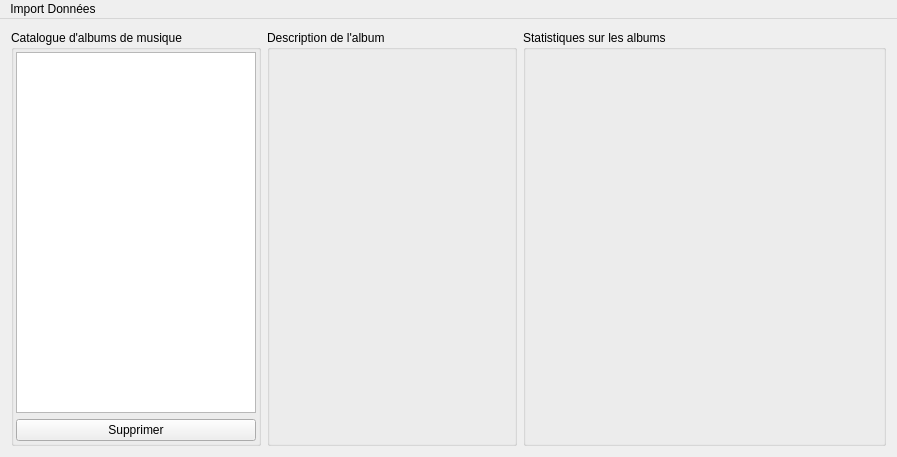
<?xml version="1.0" encoding="UTF-8"?>
<ui version="4.0">
 <class>CDthequeClass</class>
 <widget class="QMainWindow" name="CDthequeClass">
  <property name="geometry">
   <rect>
    <x>0</x>
    <y>0</y>
    <width>897</width>
    <height>457</height>
   </rect>
  </property>
  <property name="windowTitle">
   <string>CDtheque</string>
  </property>
  <widget class="QWidget" name="centralWidget">
   <layout class="QHBoxLayout" name="horizontalLayout">
    <item>
     <widget class="QGroupBox" name="groupBox">
      <property name="maximumSize">
       <size>
        <width>250</width>
        <height>16777215</height>
       </size>
      </property>
      <property name="title">
       <string>Catalogue d'albums de musique</string>
      </property>
      <layout class="QVBoxLayout" name="verticalLayout">
       <property name="leftMargin">
        <number>2</number>
       </property>
       <property name="topMargin">
        <number>2</number>
       </property>
       <property name="rightMargin">
        <number>2</number>
       </property>
       <property name="bottomMargin">
        <number>2</number>
       </property>
       <item>
        <widget class="QListWidget" name="listWidget"/>
       </item>
       <item>
        <widget class="QPushButton" name="pushButton_Delete">
         <property name="text">
          <string>Supprimer</string>
         </property>
        </widget>
       </item>
      </layout>
     </widget>
    </item>
    <item>
     <widget class="QGroupBox" name="groupBox_2">
      <property name="maximumSize">
       <size>
        <width>250</width>
        <height>16777215</height>
       </size>
      </property>
      <property name="palette">
       <palette>
        <active>
         <colorrole role="Window">
          <brush brushstyle="SolidPattern">
           <color alpha="255">
            <red>255</red>
            <green>255</green>
            <blue>255</blue>
           </color>
          </brush>
         </colorrole>
        </active>
        <inactive>
         <colorrole role="Window">
          <brush brushstyle="SolidPattern">
           <color alpha="255">
            <red>240</red>
            <green>240</green>
            <blue>240</blue>
           </color>
          </brush>
         </colorrole>
        </inactive>
        <disabled>
         <colorrole role="Window">
          <brush brushstyle="SolidPattern">
           <color alpha="255">
            <red>255</red>
            <green>255</green>
            <blue>255</blue>
           </color>
          </brush>
         </colorrole>
        </disabled>
       </palette>
      </property>
      <property name="title">
       <string>Description de l'album</string>
      </property>
      <layout class="QVBoxLayout" name="verticalLayout_2">
       <item>
        <widget class="QLabel" name="label">
         <property name="text">
          <string/>
         </property>
         <property name="alignment">
          <set>Qt::AlignLeading|Qt::AlignLeft|Qt::AlignTop</set>
         </property>
        </widget>
       </item>
      </layout>
     </widget>
    </item>
    <item>
     <widget class="QGroupBox" name="groupBox_3">
      <property name="title">
       <string>Statistiques sur les albums</string>
      </property>
      <layout class="QHBoxLayout" name="horizontalLayout_2">
       <property name="spacing">
        <number>0</number>
       </property>
       <property name="leftMargin">
        <number>0</number>
       </property>
       <property name="topMargin">
        <number>0</number>
       </property>
       <property name="rightMargin">
        <number>0</number>
       </property>
       <property name="bottomMargin">
        <number>0</number>
       </property>
       <item>
        <widget class="QWidget" name="widget" native="true"/>
       </item>
      </layout>
     </widget>
    </item>
   </layout>
  </widget>
  <widget class="QMenuBar" name="menuBar">
   <property name="geometry">
    <rect>
     <x>0</x>
     <y>0</y>
     <width>897</width>
     <height>22</height>
    </rect>
   </property>
   <widget class="QMenu" name="menuImport_Donn_es">
    <property name="title">
     <string>Import Données</string>
    </property>
    <addaction name="actionImport_Json_File"/>
   </widget>
   <addaction name="menuImport_Donn_es"/>
  </widget>
  <action name="actionImport_Json_File">
   <property name="text">
    <string>Import d'albums</string>
   </property>
  </action>
 </widget>
 <layoutdefault spacing="6" margin="11"/>
 <resources>
  <include location="cdtheque.qrc"/>
 </resources>
 <connections/>
</ui>
